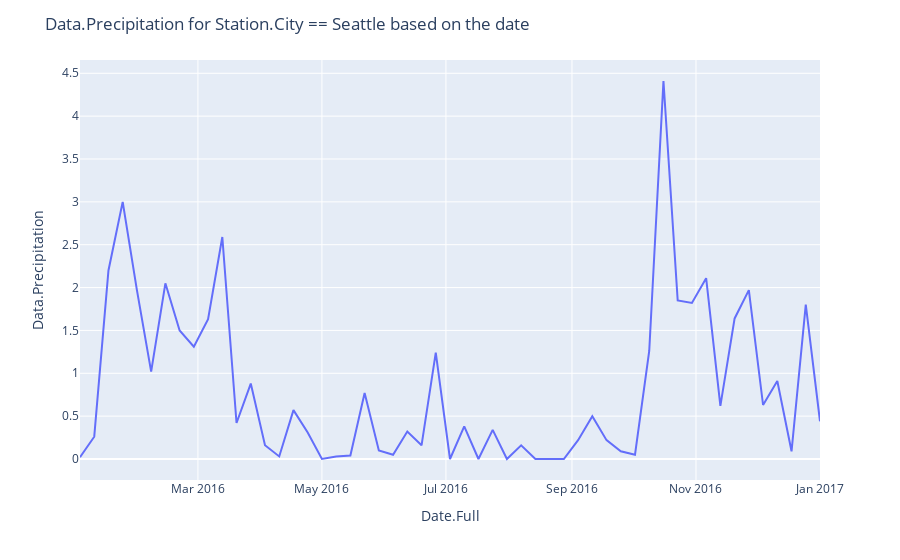

Notebook code cell kept with this figure:
### Code cell
# Interactive graph of Data.Precipitation for Station.City == 'Seattle' based on the date using Plotly
import plotly.express as px
fig = px.line(df[df['Station.City'] == 'Seattle'], x='Date.Full', y='Data.Precipitation')
fig.update_layout(title='Data.Precipitation for Station.City == Seattle based on the date')
# legend 
fig.update_layout(showlegend=True)
fig.show()

### Figure 1 — Plotly figure (JSON) as saved in the notebook; plotly's stock layout.template omitted (floating-point values rounded to 4 significant figures)
{"data": [{"hovertemplate": "Date.Full=%{x}<br>Data.Precipitation=%{y}<extra></extra>", "legendgroup": "", "line": {"color": "#636efa", "dash": "solid"}, "marker": {"symbol": "circle"}, "mode": "lines", "name": "", "orientation": "v", "showlegend": false, "type": "scatter", "x": ["2016-01-03", "2016-01-10", "2016-01-17", "2016-01-24", "2016-01-31", "2016-02-07", "2016-02-14", "2016-02-21", "2016-02-28", "2016-03-06", "2016-03-13", "2016-03-20", "2016-03-27", "2016-04-03", "2016-04-10", "2016-04-17", "2016-04-24", "2016-05-01", "2016-05-08", "2016-05-15", "2016-05-22", "2016-05-29", "2016-06-05", "2016-06-12", "2016-06-19", "2016-06-26", "2016-07-03", "2016-07-10", "2016-07-17", "2016-07-24", "2016-07-31", "2016-08-07", "2016-08-14", "2016-08-21", "2016-08-28", "2016-09-04", "2016-09-11", "2016-09-18", "2016-09-25", "2016-10-02", "2016-10-09", "2016-10-16", "2016-10-23", "2016-10-30", "2016-11-06", "2016-11-13", "2016-11-20", "2016-11-27", "2016-12-04", "2016-12-11", "2016-12-18", "2016-12-25", "2017-01-01"], "xaxis": "x", "y": [0.02, 0.26, 2.2, 3, 1.97, 1.02, 2.05, 1.5, 1.31, 1.63, 2.59, 0.42, 0.88, 0.16, 0.03, 0.57, 0.31, 0, 0.03, 0.04, 0.77, 0.1, 0.05, 0.32, 0.16, 1.24, 0, 0.38, 0, 0.34, 0, 0.16, 0, 0, 0, 0.22, 0.5, 0.22, 0.09, 0.05, 1.26, 4.41, 1.85, 1.82, 2.11, 0.62, 1.64, 1.97, 0.63, 0.91, 0.09, 1.8, 0.44], "yaxis": "y"}], "layout": {"legend": {"tracegroupgap": 0}, "margin": {"t": 60}, "showlegend": true, "title": {"text": "Data.Precipitation for Station.City == Seattle based on the date"}, "xaxis": {"anchor": "y", "domain": [0, 1], "title": {"text": "Date.Full"}}, "yaxis": {"anchor": "x", "domain": [0, 1], "title": {"text": "Data.Precipitation"}}}}
